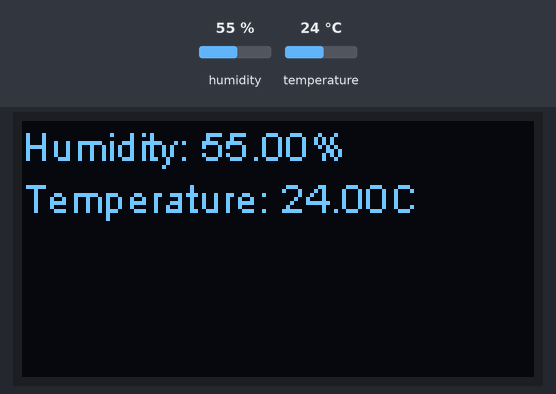
Simulated run of this sketch. Board: ESP8266 (NodeMCU). Shown: 128×64 one-colour display. The inputs (shaded band) are chosen by the test bench; at power-on: humidity 55 %, temperature 24 °C. What the sketch prints to the serial monitor is not drawn.

Above: at 4.9 s.
5.0 s: humidity set to 22 %
At 7.3 s:
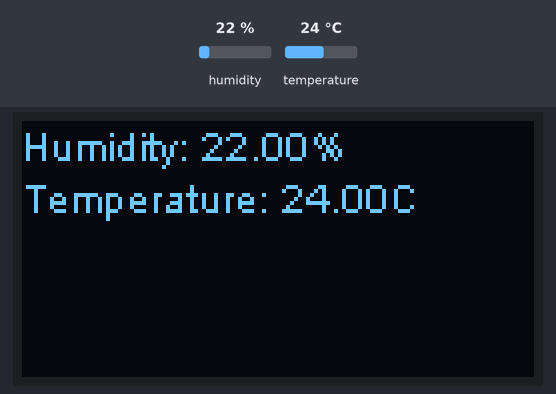
8.1 s: temperature set to 12 °C
At 9.4 s:
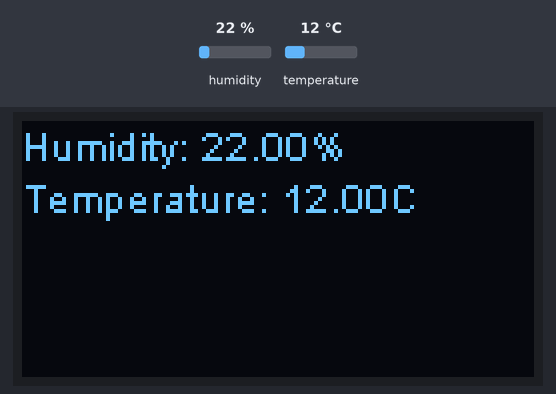
11.2 s: humidity set to 40 %
At 13.6 s:
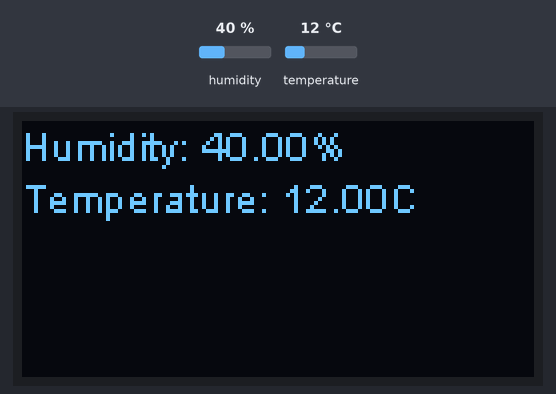
14.3 s: temperature set to 19 °C
Timing chart, 0 to 17.3 s (numbered marks = the images above; inputs shaded):
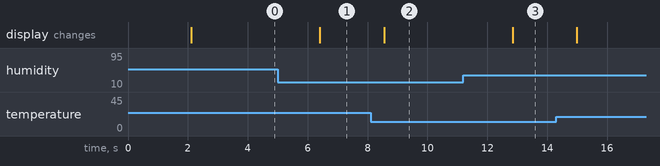

Measured:
- after the input at 5.0 s, the display: changes after 1.4 s (image 1)
- after the input at 8.1 s, the display: changes after 0.45 s (image 2)
- after the input at 11.2 s, the display: changes after 1.6 s (image 3)

The sketch:

TTGOLORA04-DHT22-V1.ino
```cpp
//PANTALLA
#include <Wire.h>        // Only needed for Arduino 1.6.5 and earlier
//#include "SSD1306Wire.h" // legacy: #include "SSD1306.h"
#include "SSD1306.h"

// Example testing sketch for various DHT humidity/temperature sensors written by ladyada
// REQUIRES the following Arduino libraries:
// - DHT Sensor Library: https://github.com/adafruit/DHT-sensor-library
// - Adafruit Unified Sensor Lib: https://github.com/adafruit/Adafruit_Sensor

#include "DHT.h"

#define DHTPIN 4     // Digital pin connected to the DHT sensor
// Feather HUZZAH ESP8266 note: use pins 3, 4, 5, 12, 13 or 14 --
// Pin 15 can work but DHT must be disconnected during program upload.

// Uncomment whatever type you're using!
//#define DHTTYPE DHT11   // DHT 11
#define DHTTYPE DHT22   // DHT 22  (AM2302), AM2321
//#define DHTTYPE DHT21   // DHT 21 (AM2301)
#define OLED_SDA 21
#define OLED_SCL 22
#define OLED_RST NOT_A_PIN


// Connect pin 1 (on the left) of the sensor to +5V
// NOTE: If using a board with 3.3V logic like an Arduino Due connect pin 1
// to 3.3V instead of 5V!
// Connect pin 2 of the sensor to whatever your DHTPIN is
// Connect pin 4 (on the right) of the sensor to GROUND
// Connect a 10K resistor from pin 2 (data) to pin 1 (power) of the sensor

// Initialize DHT sensor.
// Note that older versions of this library took an optional third parameter to
// tweak the timings for faster processors.  This parameter is no longer needed
// as the current DHT reading algorithm adjusts itself to work on faster procs.

DHT dht(DHTPIN, DHTTYPE);
SSD1306Wire display(0x3c, OLED_SDA, OLED_SCL);

void setup() {
  Serial.begin(9600);
  Serial.println(F("DHTxx test!"));

  dht.begin();

    // reset the OLED:
  if (OLED_RST != NOT_A_PIN)
  {
    pinMode(OLED_RST, OUTPUT);
    digitalWrite(OLED_RST, LOW); // set GPIO16 low to reset OLED
    delay(50);
    digitalWrite(OLED_RST, HIGH); // while OLED is running, must set GPIO16 in high
  }

  display.init();
  display.flipScreenVertically();
  display.clear();
  display.setFont(ArialMT_Plain_10);
}

void loop() {
  // Wait a few seconds between measurements.
  delay(2000);

  // Reading temperature or humidity takes about 250 milliseconds!
  // Sensor readings may also be up to 2 seconds 'old' (its a very slow sensor)
  float h = dht.readHumidity();
  // Read temperature as Celsius (the default)
  float t = dht.readTemperature();
  // Read temperature as Fahrenheit (isFahrenheit = true)
  float f = dht.readTemperature(true);

  // Check if any reads failed and exit early (to try again).
  //if (isnan(h) || isnan(t) || isnan(f)) {
  //  Serial.println(F("Failed to read from DHT sensor!"));
  //  return;
  //}

  // Compute heat index in Fahrenheit (the default)
  float hif = dht.computeHeatIndex(f, h);
  // Compute heat index in Celsius (isFahreheit = false)
  float hic = dht.computeHeatIndex(t, h, false);

  display.cls();
  Serial.print(F("Humidity: "));
  Serial.print(h);
  //display.setCursor(0,0);
  display.print(F("Humidity: "));
  display.print(h);
  display.println("%");
  Serial.print(F("% Temperature: "));
  Serial.print(t);
  //display.setCursor(0,10);
  display.print(F("Temperature: "));
  display.print(t);
  Serial.print(F("°C "));
  display.println(F("°C "));
  Serial.print(f);
  Serial.print(F("°F  Heat index: "));
  Serial.print(hic);
  Serial.print(F("°C "));
  Serial.print(hif);
  Serial.println(F("°F"));
  display.display();
}
```
